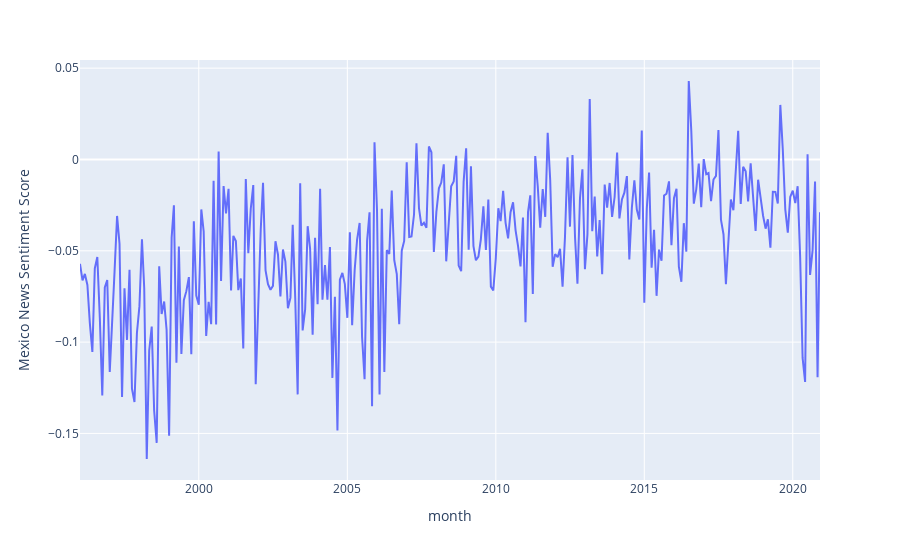

The notebook cell this image was saved under:
### Code cell
month_nyt = (nyt.groupby('month')['dict_sentiment_imp'].sum()/nyt.groupby('month')['importance'].sum()).reset_index().rename(columns = {0:'Mexico News Sentiment Score'})
fig = px.line(month_nyt, x='month', y='Mexico News Sentiment Score')
fig.show()

### Figure 1 — Plotly figure (JSON) as saved in the notebook; plotly's stock layout.template omitted (floating-point values rounded to 4 significant figures; data arrays with more than 128 entries replaced by an {"elided": "..."} marker saying what was removed)
{"data": [{"hovertemplate": "month=%{x}<br>Mexico News Sentiment Score=%{y}<extra></extra>", "legendgroup": "", "line": {"color": "#636efa", "dash": "solid"}, "mode": "lines", "name": "", "orientation": "v", "showlegend": false, "type": "scatter", "x": {"elided": "300 str values"}, "xaxis": "x", "y": {"elided": "300 float values"}, "yaxis": "y"}], "layout": {"legend": {"tracegroupgap": 0}, "margin": {"t": 60}, "xaxis": {"anchor": "y", "domain": [0, 1], "title": {"text": "month"}}, "yaxis": {"anchor": "x", "domain": [0, 1], "title": {"text": "Mexico News Sentiment Score"}}}}
